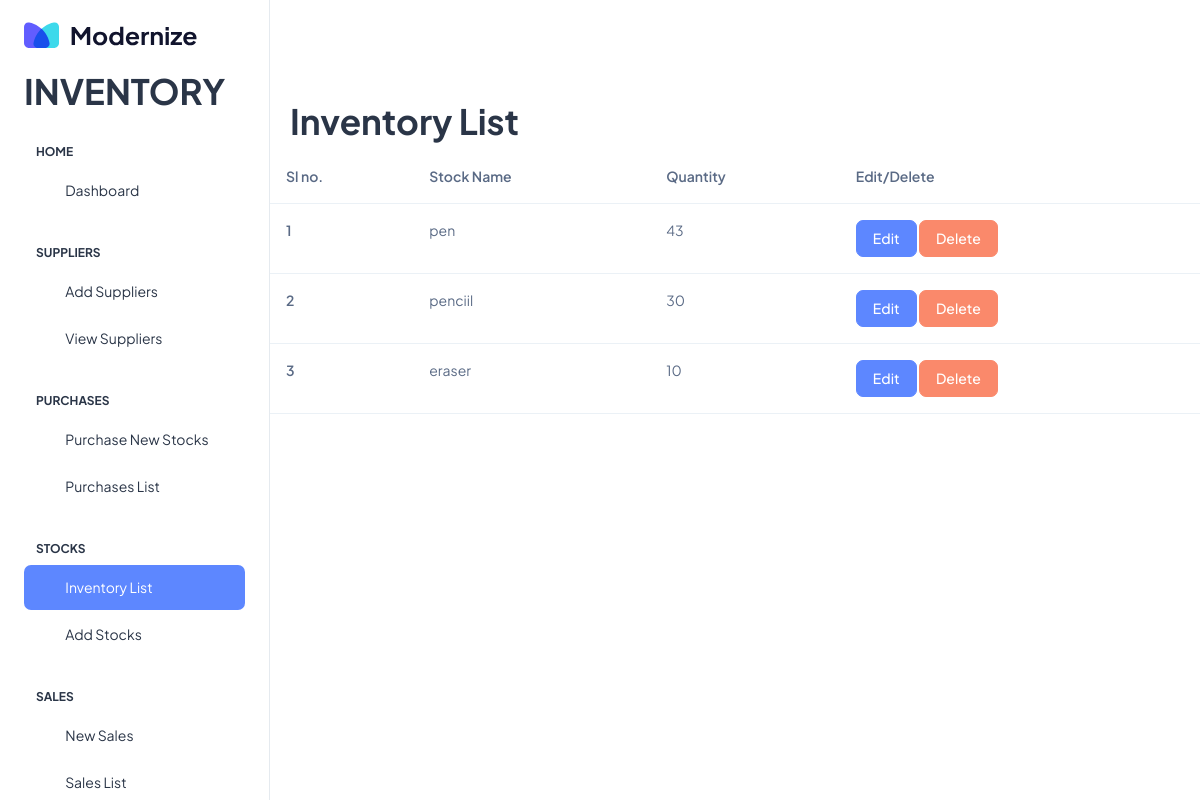
/Inventoryapp/inventorylist/, run on the app's committed database.
### Inventoryapp/models.py (models this page shows)
class Stocksdb(models.Model):
    stockname = models.CharField(max_length=100,null=True,blank=True)
    quantity = models.IntegerField(null=True)

### Inventoryapp/views.py (the view)
# urls.py: path('inventorylist/',views.inventorylistfn,name="inventorylistfn"),
def inventorylistfn(req):
    data = Stocksdb.objects.all()
    return render(req, "inventory_list.html", {'data': data})

### Inventoryapp/templates/inventory_list.html (shortened to what this page needs)
<!DOCTYPE html>
{% extends 'index.html' %}
{% block content %}
<html lang="en">
<head>
</head>
<body>
<div style="padding-top:100px">
  <h1 style="margin-left:20px"><b>Inventory List</b></h1>
 <table class="table" >
  <thead>
    <tr>
      <th scope="col">Sl no.</th>
      <th scope="col">Stock Name</th>
      <th scope="col">Quantity</th>
        <th scope="col">Edit/Delete</th>
    </tr>
  </thead>
  <tbody>
  {% for d in data %}
    <tr>
      <th scope="row">{{forloop.counter}}</th>
      <td>{{d.stockname}}</td>
      <td>{{d.quantity}}</td>
        <td>
            <a href="{% url 'editstockfn' stid=d.id %}">
            <button class="btn btn-primary">Edit</button>
        </a>
            <a href="{% url 'deletestockfn' stid=d.id %}">
                <button class="btn btn-danger" >Delete</button>
            </a>
        </td>
    </tr>
  {% endfor %}
  </tbody>
 </table>
</div>
</body>
</html>
{% endblock %}

### data on the page
Stocksdb: stockname "pen", quantity "43"
Stocksdb: stockname "penciil", quantity "30"
Stocksdb: stockname "eraser", quantity "10"
